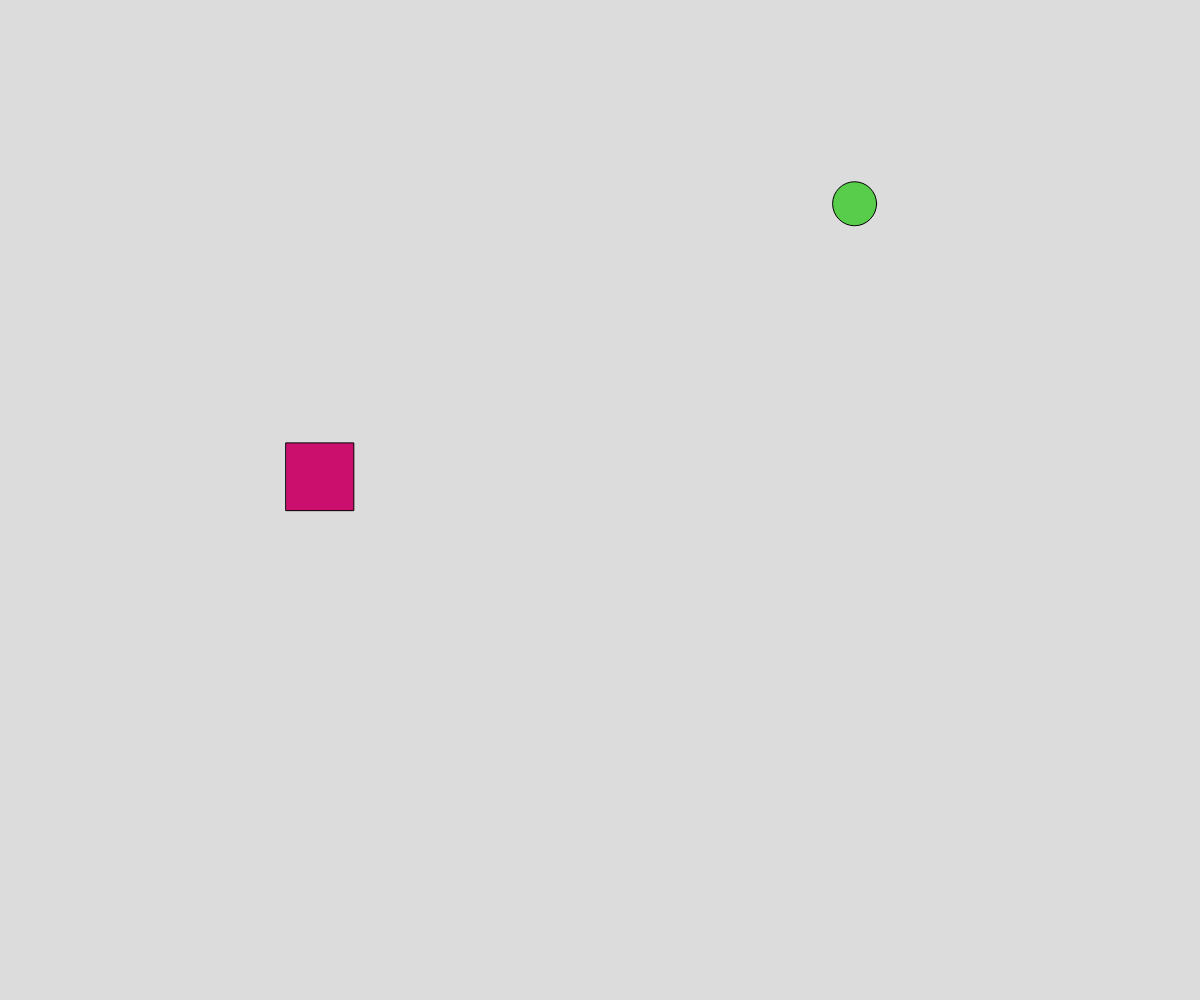
Frame 1 (no input)
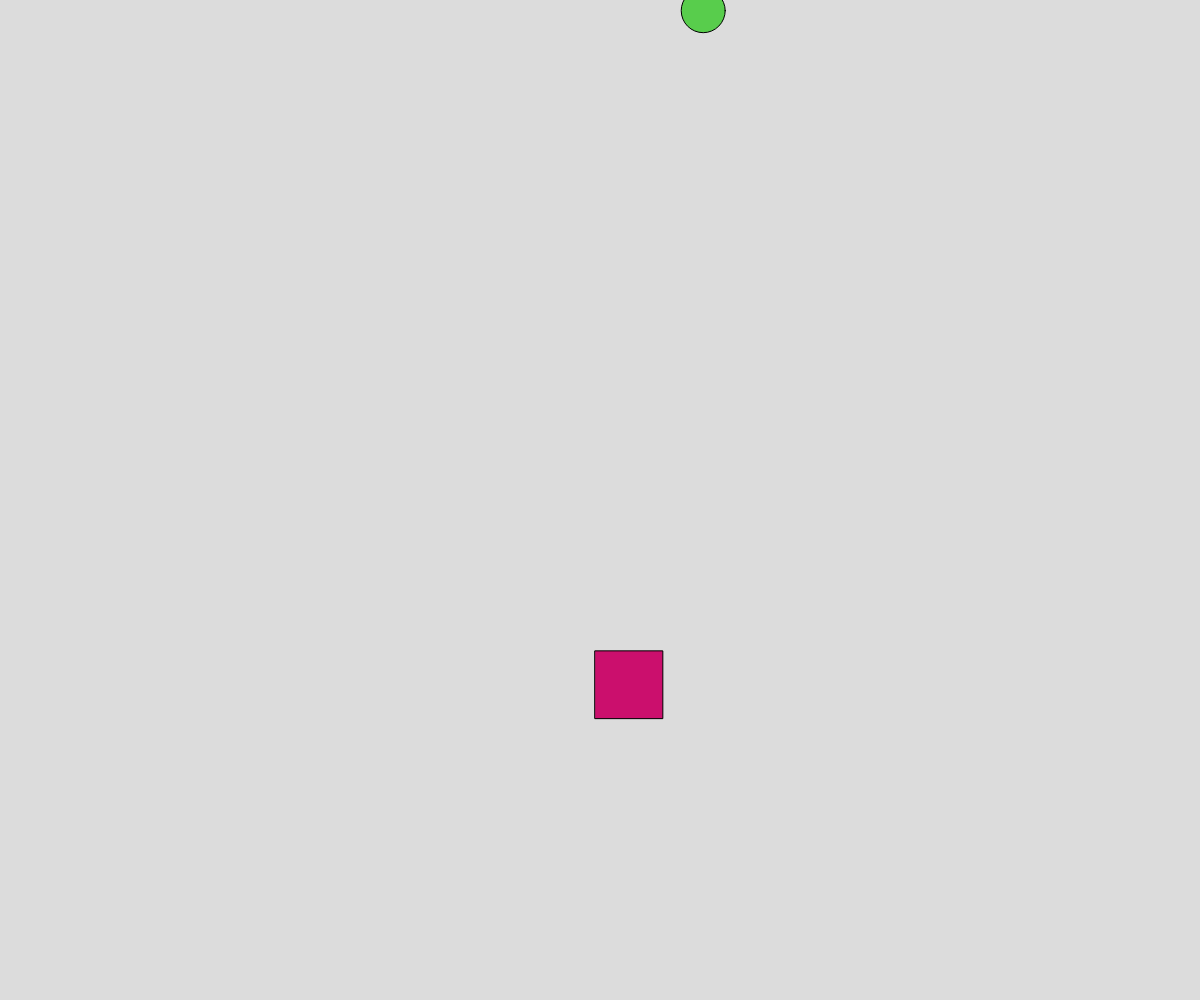
Frame 60 (no input)
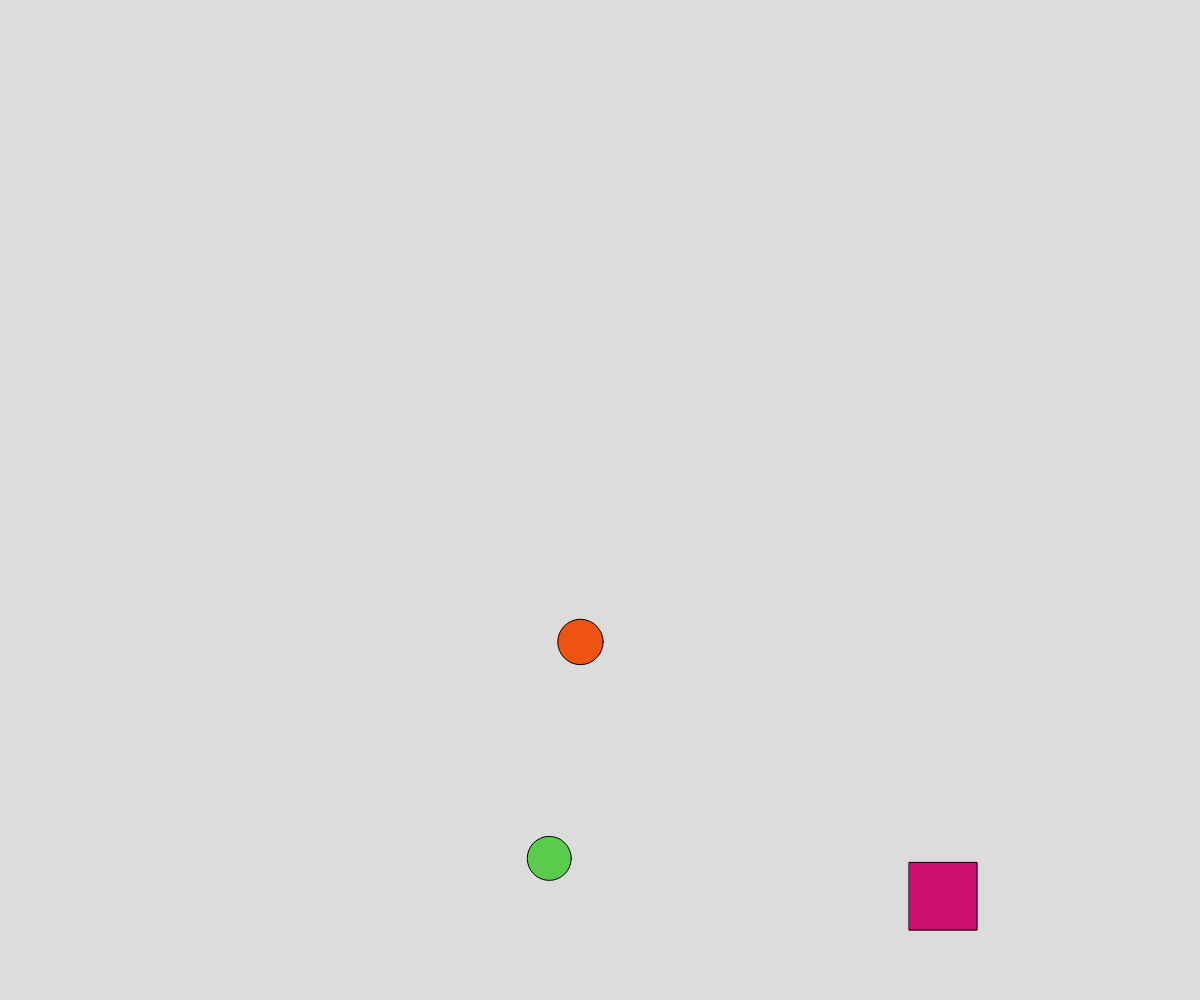
Frame 120 (the mouse pressed at the canvas centre since frame 60)

The p5.js sketch that drew these frames (run headless with seeded random() and noise() and a simulated clock; from frame 60 on, the mouse is pressed at the canvas centre):

// p5.js sketch
// ── sketch.js
// Project Title
// Your Name
// Date
//
// Extra for Experts:
// - describe what you did to take this project "above and beyond"


let balls = [];
let squares = [];
let cr;
let sr;


function setup() {
  createCanvas(windowWidth, windowHeight);
  let theBall = spawnBall();
  balls.push(theBall);
  let theSquare = spawnSquare();
  squares.push(theSquare);
  cr = circle.width/2;
  sr = square.width/2;
}

function draw() {
  background(220);
  moveBall();
  displayBall();
  moveSquare();
  displaySquare();
  vanish();
}

function mousePressed() {
  let someBall = spawnBall();
  someBall.x = mouseX;
  someBall.y = mouseY;
  balls.push(someBall);
}

function spawnBall() {
  let theBall = {
    x: random(width),
    y: random(height),
    radius: random(16, 24),
    r: random(255),
    g: random(255), 
    b: random(255),
    dx: random(-5, 5),
    dy: random(-5, 5),
  };
  return theBall;
}

function moveBall() {
  for (let i = 0; i < balls.length; i++) {
    let theBall = balls[i];

    theBall.x += theBall.dx;
    theBall.y += theBall.dy;

    // off the right side
    if (theBall.x - theBall.radius > width) {
      theBall.x = 0 - theBall.radius;
    }

    // off the left side
    else if (theBall.x < 0 - theBall.radius) {
      theBall.x = width + theBall.radius;
    }

    // off the bottom
    if (theBall.y - theBall.radius > height) {
      theBall.y = 0 - theBall.radius;
    }

    // off the top
    else if (theBall.y < 0 - theBall.radius) {
      theBall.y = height + theBall.radius;
    }

    console.log(theBall.x, theBall.y);
  }
}
function displayBall() {
  for (let i = 0; i < balls.length; i++) {
    let theBall = balls[i];
    fill(theBall.r, theBall.g, theBall.b);
    circle(theBall.x, theBall.y, theBall.radius * 2);
  }
}

function keyPressed() {
  if (key === " ") {
    let someSquare = spawnSquare();
    someSquare.x = mouseX;
    someSquare.y = mouseY;
    squares.push(someSquare);
  }
}

function spawnSquare() {
  let theSquare = {
    x: random(width),
    y: random(height),
    radius: random(20, 40),
    r: random(255),
    g: random(255), 
    b: random(255),
    dx: random(-10, 10),
    dy: random(-10, 10),
  };
  return theSquare;
}

function moveSquare() {
  rectMode(CENTER);
  for (let i = 0; i < squares.length; i++) {
    let theSquare = squares[i];

    theSquare.x += theSquare.dx;
    theSquare.y += theSquare.dy;

    // off the right side
    if (theSquare.x - theSquare.radius > width) {
      theSquare.x = 0 - theSquare.radius;
    }

    // off the left side
    else if (theSquare.x < 0 - theSquare.radius) {
      theSquare.x = width + theSquare.radius;
    }

    // off the bottom
    if (theSquare.y - theSquare.radius > height) {
      theSquare.y = 0 - theSquare.radius;
    }

    // off the top
    else if (theSquare.y < 0 - theSquare.radius) {
      theSquare.y = height + theSquare.radius;
    }

    console.log(theSquare.x, theSquare.y);
  }
}

function displaySquare() {
  for (let i = 0; i < squares.length; i++) {
    let theSquare = squares[i];
    fill(theSquare.r, theSquare.g, theSquare.b);
    rect(theSquare.x, theSquare.y, theSquare.radius * 2);
  }
}

// make the squares disapear
function vanish() {
  for (let i = 0; i < squares.length && i < balls.length; i++) {
    let square = squares[i];
    if (cr + sr > dist(balls.x, balls.y, square.x, square.y)) {
      balls.splice(i,1);
      squares.splice(i,1);
    }
  }
}

// I tried maybe changing what I was splicing. Curently at my house I 
// c'ant seem to run my code which is annoying so ill probably ask for
// help. I think I also need to add somthing to get ride of the other
// object by " minusing" it maybe with i-- somwhere.



// Im very sorry this project isnt quite what I wished for it to turn
// out like. I beleive that I tried to do somthing that I simply can't
// due to my lack of knowledge in programing. However this does not
// mean that I will give up, I can still try to figure this out.
